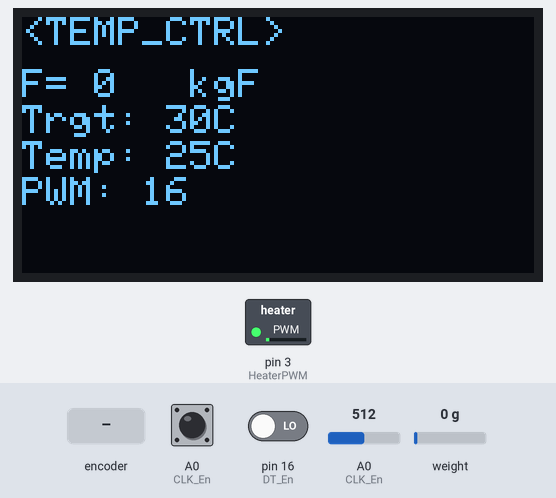
The sketch below on a simulated Arduino Uno, built with avr-gcc and run on an emulated ATmega328P. Parts: 128×64 one-colour display, switched loads named in the sketch (green lamp = pin HIGH). The test bench sets the inputs (shaded band); at power-on: A0 (CLK_En) = 512, weight on the scale 0 g, A0 (CLK_En) HIGH, pin 16 (DT_En) LOW.

Above: at 4.2 s.
4.3 s: A0 (CLK_En) set to 900
At 7.2 s:
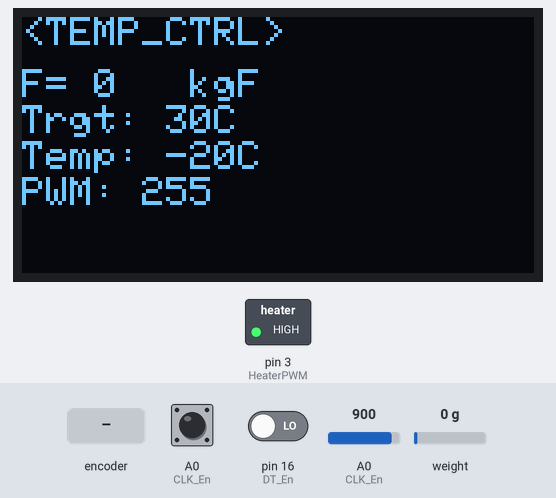
7.6 s: A0 (CLK_En) set to 306
At 7.88 s:
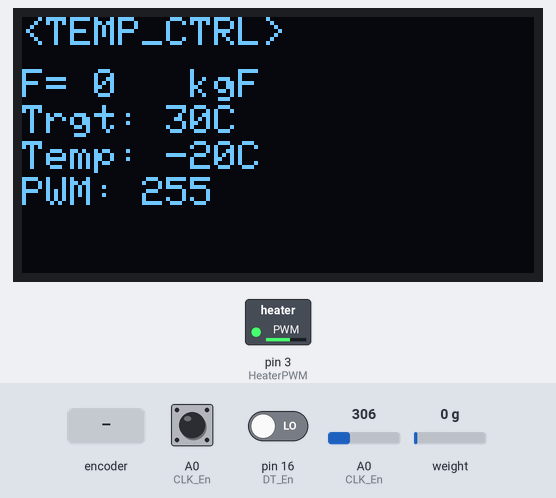
11.1 s: weight on the scale set to 1250 g
At 11.38 s:
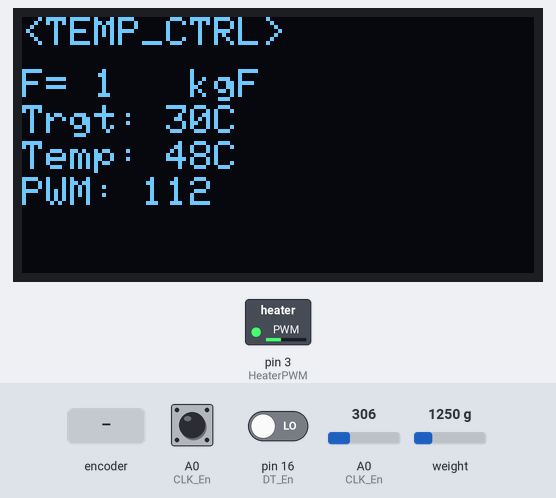
14.6 s: rotary encoder on A0 (CLK_En) / pin 16 (DT_En) turned 1 step (first pin leading)
At 16.1 s:
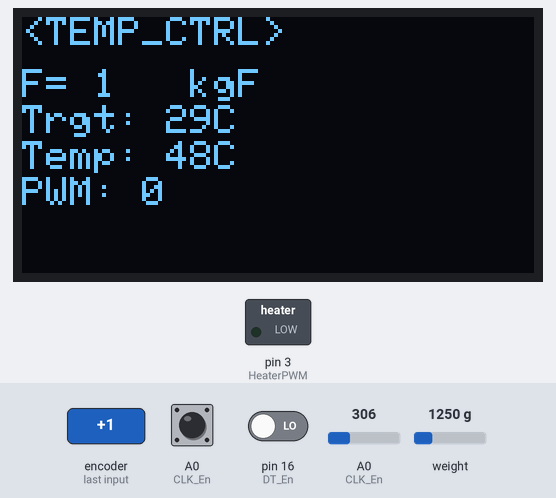
16.6 s: weight on the scale set to 100 g
At 17.3 s:
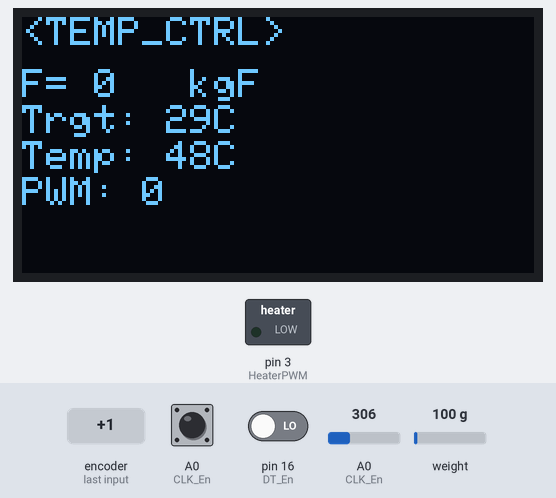
18.1 s: rotary encoder on A0 (CLK_En) / pin 16 (DT_En) turned 1 step (first pin leading)
Timing chart, 0 to 21.1 s (numbered marks = the images above; inputs shaded):
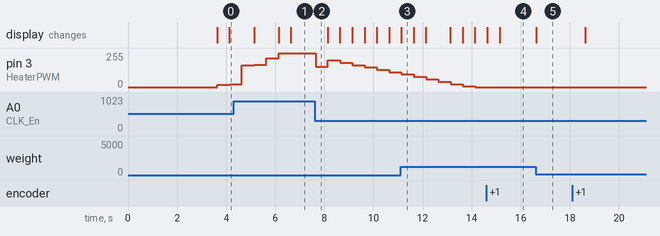

The sketch:

Sha_wemos-d1-mini_ExtruderDriver_V2.ino
```cpp
#include <Arduino.h>
#include <SPI.h>
#include <Wire.h>
#include <Adafruit_GFX.h>
#include <Adafruit_SSD1306.h>
#include <HX711.h>
#include <PID_v1.h>

// Pin Definitions
// Encoder pin
#define CLK_En 14
#define DT_En 16
#define SW_En 15

// HX711 load cell
#define DT_HX711 0
#define SCK_HX711 2
HX711 LoadCell;

// OLED Display
#define OLED_RESET 0
Adafruit_SSD1306 display(OLED_RESET);

// Thermistor and Heater
const int ThermistorPin = A0;
const int HeaterPWM = 3;

// PID Parameters
double Setpoint = 30; // Desired temperature in Celsius
double Input, Output;
double Kp = 1, Ki = 2.0, Kd = 0.5;
PID myPID(&Input, &Output, &Setpoint, Kp, Ki, Kd, DIRECT);

// Thermistor Parameters
float R1 = 10000;
float c1 = 1.009249522e-03, c2 = 2.378405444e-04, c3 = 2.019202697e-07;

// Variables
int currentStateCLK, lastStateCLK;
unsigned long lastButtonPress = 0;
int displayRefreshRate = 500;

void dataShow() {
  display.clearDisplay();
  display.setTextSize(1);
  display.setTextColor(WHITE);
  display.setCursor(0, 0);
  display.println("<TEMP_CTRL>");

  // Display Force
  display.setCursor(0, 13);
  display.print("F=");
  display.setCursor(18, 13);
  float force = LoadCell.get_units() / 1000;
  if (force < 0) display.setCursor(12, 13);
  display.print(force, 0);
  display.setCursor(42, 13);
  display.print("kgF");

  // Display Temperature Setpoint Adjusted by Encoder
  display.setCursor(0, 22);
  display.print("Trgt: ");
  display.print(Setpoint, 0);
  display.print("C");

  // Display Current Temperature
  display.setCursor(0, 31);
  display.print("Temp: ");
  display.print(Input, 0);
  display.print("C");

  // Display PWM Output Value
  display.setCursor(0, 40);
  display.print("PWM: ");
  display.print(Output, 0);

  display.display();
}

void encoder() {
  currentStateCLK = digitalRead(CLK_En);
  if (currentStateCLK != lastStateCLK && currentStateCLK == 1) {
    if (digitalRead(DT_En) != currentStateCLK) {
      Setpoint -= 1; // Decrease temperature setpoint
    } else {
      Setpoint += 1; // Increase temperature setpoint
    }
  }
  lastStateCLK = currentStateCLK;
}

float readThermistor() {
  int Vo = analogRead(ThermistorPin);
  if (Vo == 0) return -999;

  //float R2 = R1 * (1023.0 / (float)Vo - 1.0); //normal wiring
  float R2 = R1 * ((float)Vo / (1023.0 - Vo)); // for reversed wiring

  float logR2 = log(R2);
  float T = (1.0 / (c1 + c2 * logR2 + c3 * logR2 * logR2 * logR2));
  return T - 273.15;
}

void setup() {
  Serial.begin(9600);

  display.begin(SSD1306_SWITCHCAPVCC, 0x3C);
  display.clearDisplay();
  display.display();

  LoadCell.begin(DT_HX711, SCK_HX711);
  LoadCell.set_scale(-9.76);
  LoadCell.tare();

  pinMode(CLK_En, INPUT);
  pinMode(DT_En, INPUT);
  pinMode(SW_En, INPUT_PULLUP);
  lastStateCLK = digitalRead(CLK_En);

  pinMode(HeaterPWM, OUTPUT);
  myPID.SetMode(AUTOMATIC);
  myPID.SetOutputLimits(0, 255);
  myPID.SetSampleTime(500);

  delay(2000);
}

void loop() {
  encoder();
  Input = readThermistor();
  if (Input < -50 || Input > 150) {
    Serial.println("Sensor Error!");
    return;
  }

  myPID.Compute();
  analogWrite(HeaterPWM, Output);

  if (millis() % displayRefreshRate == 0) dataShow();

  delay(1);
}
```

Measured:
- after the input at 7.6 s, pin 3 (HeaterPWM): 255/255 → 151/255 at once, → 201/255 0.50 s later, → 183/255 0.50 s later, → 165/255 0.50 s later, … (7 changes in this stretch)
- after the input at 14.6 s, the display: first differs from a run without the input after 0.53 s (image 4)
- after the input at 16.6 s, the display: changes at once (image 5)
- what the display in image 3 shows lasts 0.5 s, from 11.1 s to 11.6 s
